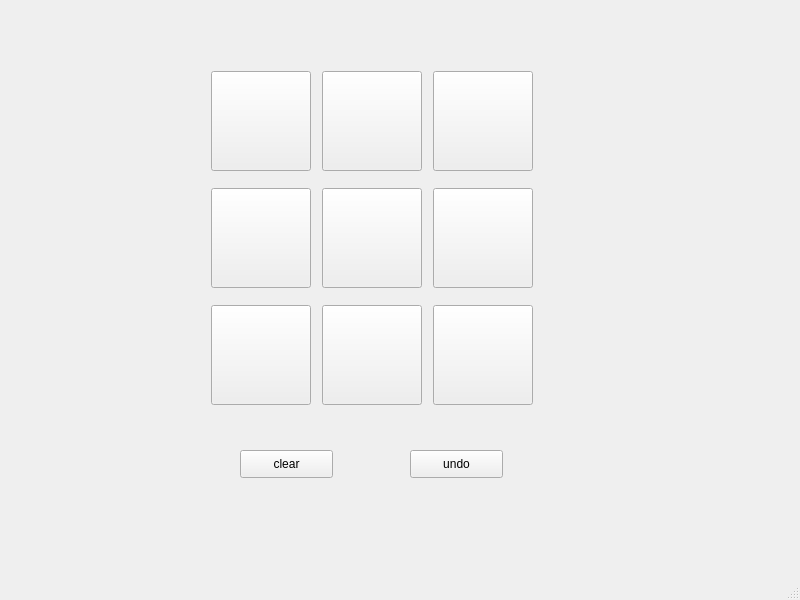
<?xml version="1.0" encoding="UTF-8"?>
<ui version="4.0">
 <class>MainWindow</class>
 <widget class="QMainWindow" name="MainWindow">
  <property name="geometry">
   <rect>
    <x>0</x>
    <y>0</y>
    <width>800</width>
    <height>600</height>
   </rect>
  </property>
  <property name="windowTitle">
   <string>MainWindow</string>
  </property>
  <widget class="QWidget" name="centralwidget">
   <widget class="QPushButton" name="pushButton">
    <property name="geometry">
     <rect>
      <x>240</x>
      <y>450</y>
      <width>93</width>
      <height>28</height>
     </rect>
    </property>
    <property name="text">
     <string>clear</string>
    </property>
   </widget>
   <widget class="QPushButton" name="pushButton_2">
    <property name="geometry">
     <rect>
      <x>410</x>
      <y>450</y>
      <width>93</width>
      <height>28</height>
     </rect>
    </property>
    <property name="text">
     <string>undo</string>
    </property>
   </widget>
   <widget class="QWidget" name="">
    <property name="geometry">
     <rect>
      <x>210</x>
      <y>70</y>
      <width>324</width>
      <height>347</height>
     </rect>
    </property>
    <layout class="QVBoxLayout" name="verticalLayout">
     <item>
      <layout class="QHBoxLayout" name="horizontalLayout">
       <property name="spacing">
        <number>10</number>
       </property>
       <property name="bottomMargin">
        <number>10</number>
       </property>
       <item>
        <widget class="QPushButton" name="btn1">
         <property name="minimumSize">
          <size>
           <width>100</width>
           <height>100</height>
          </size>
         </property>
         <property name="maximumSize">
          <size>
           <width>100</width>
           <height>100</height>
          </size>
         </property>
         <property name="font">
          <font>
           <family>Arial</family>
           <pointsize>22</pointsize>
           <italic>true</italic>
          </font>
         </property>
         <property name="text">
          <string> </string>
         </property>
        </widget>
       </item>
       <item>
        <widget class="QPushButton" name="btn2">
         <property name="minimumSize">
          <size>
           <width>100</width>
           <height>100</height>
          </size>
         </property>
         <property name="maximumSize">
          <size>
           <width>100</width>
           <height>100</height>
          </size>
         </property>
         <property name="font">
          <font>
           <family>Arial</family>
           <pointsize>22</pointsize>
           <italic>true</italic>
          </font>
         </property>
         <property name="text">
          <string> </string>
         </property>
        </widget>
       </item>
       <item>
        <widget class="QPushButton" name="btn3">
         <property name="minimumSize">
          <size>
           <width>100</width>
           <height>100</height>
          </size>
         </property>
         <property name="maximumSize">
          <size>
           <width>100</width>
           <height>100</height>
          </size>
         </property>
         <property name="font">
          <font>
           <family>Arial</family>
           <pointsize>22</pointsize>
           <italic>true</italic>
          </font>
         </property>
         <property name="text">
          <string> </string>
         </property>
        </widget>
       </item>
      </layout>
     </item>
     <item>
      <layout class="QHBoxLayout" name="horizontalLayout_2">
       <property name="spacing">
        <number>10</number>
       </property>
       <property name="bottomMargin">
        <number>10</number>
       </property>
       <item>
        <widget class="QPushButton" name="btn4">
         <property name="minimumSize">
          <size>
           <width>100</width>
           <height>100</height>
          </size>
         </property>
         <property name="maximumSize">
          <size>
           <width>100</width>
           <height>100</height>
          </size>
         </property>
         <property name="font">
          <font>
           <family>Arial</family>
           <pointsize>22</pointsize>
           <italic>true</italic>
          </font>
         </property>
         <property name="text">
          <string> </string>
         </property>
        </widget>
       </item>
       <item>
        <widget class="QPushButton" name="btn5">
         <property name="minimumSize">
          <size>
           <width>100</width>
           <height>100</height>
          </size>
         </property>
         <property name="maximumSize">
          <size>
           <width>100</width>
           <height>100</height>
          </size>
         </property>
         <property name="font">
          <font>
           <family>Arial</family>
           <pointsize>22</pointsize>
           <italic>true</italic>
          </font>
         </property>
         <property name="text">
          <string> </string>
         </property>
        </widget>
       </item>
       <item>
        <widget class="QPushButton" name="btn6">
         <property name="minimumSize">
          <size>
           <width>100</width>
           <height>100</height>
          </size>
         </property>
         <property name="maximumSize">
          <size>
           <width>100</width>
           <height>100</height>
          </size>
         </property>
         <property name="font">
          <font>
           <family>Arial</family>
           <pointsize>22</pointsize>
           <italic>true</italic>
          </font>
         </property>
         <property name="text">
          <string> </string>
         </property>
        </widget>
       </item>
      </layout>
     </item>
     <item>
      <layout class="QHBoxLayout" name="horizontalLayout_3">
       <property name="spacing">
        <number>10</number>
       </property>
       <property name="bottomMargin">
        <number>10</number>
       </property>
       <item>
        <widget class="QPushButton" name="btn7">
         <property name="minimumSize">
          <size>
           <width>100</width>
           <height>100</height>
          </size>
         </property>
         <property name="maximumSize">
          <size>
           <width>100</width>
           <height>100</height>
          </size>
         </property>
         <property name="font">
          <font>
           <family>Arial</family>
           <pointsize>22</pointsize>
           <italic>true</italic>
          </font>
         </property>
         <property name="text">
          <string> </string>
         </property>
        </widget>
       </item>
       <item>
        <widget class="QPushButton" name="btn8">
         <property name="minimumSize">
          <size>
           <width>100</width>
           <height>100</height>
          </size>
         </property>
         <property name="maximumSize">
          <size>
           <width>100</width>
           <height>100</height>
          </size>
         </property>
         <property name="font">
          <font>
           <family>Arial</family>
           <pointsize>22</pointsize>
           <italic>true</italic>
          </font>
         </property>
         <property name="text">
          <string> </string>
         </property>
        </widget>
       </item>
       <item>
        <widget class="QPushButton" name="btn9">
         <property name="minimumSize">
          <size>
           <width>100</width>
           <height>100</height>
          </size>
         </property>
         <property name="maximumSize">
          <size>
           <width>100</width>
           <height>100</height>
          </size>
         </property>
         <property name="font">
          <font>
           <family>Arial</family>
           <pointsize>22</pointsize>
           <weight>75</weight>
           <bold>true</bold>
          </font>
         </property>
         <property name="text">
          <string> </string>
         </property>
        </widget>
       </item>
      </layout>
     </item>
    </layout>
   </widget>
  </widget>
  <widget class="QMenuBar" name="menubar">
   <property name="geometry">
    <rect>
     <x>0</x>
     <y>0</y>
     <width>800</width>
     <height>26</height>
    </rect>
   </property>
  </widget>
  <widget class="QStatusBar" name="statusbar"/>
 </widget>
 <resources/>
 <connections/>
</ui>
